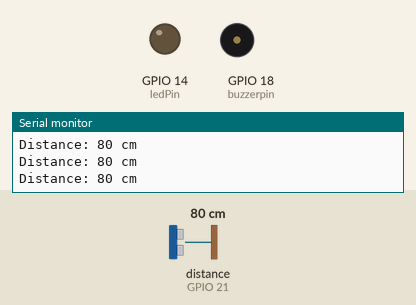
Bench run of a sketch on a simulated ESP32. On the bench: output pins drawn as LEDs (lit = HIGH), buzzer (waves = sounding, pin HIGH), the last lines printed to the serial monitor. Wiring (inferred from the names in the program): ultrasonic range finder: trigger GPIO 22; echo GPIO 21. Dashed ring = blinking. Inputs (shaded band) come from the test bench; at power-on: distance to the obstacle (sensor on GPIO 21) 80 cm. The echo pulse lasts 58.3 µs per cm; WiFi joins after 1.5 s; servers stay silent unless stated; web services answer with replies made up by the test bench; pins used as bus, display or sensor lines are not drawn.

Above: at 3.2 s.
3.3 s: distance to the obstacle (sensor on GPIO 21) set to 55 cm
4.8 s: distance to the obstacle (sensor on GPIO 21) set to 45 cm
At 5.09 s:
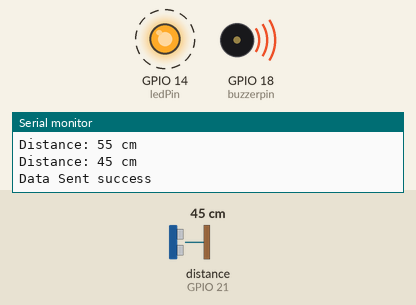
Timing chart, 0 to 13.8 s (numbered marks = the images above; inputs shaded):
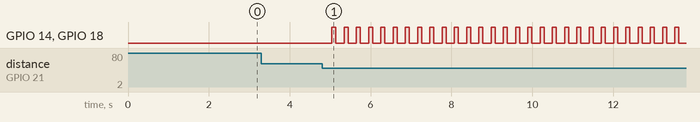

The sketch:

sketch_dec26a_copy_20231226154516.ino
```cpp
#include <Wire.h>
#include <Arduino.h>
#include <HTTPClient.h>
#include <WiFi.h>
#include <MPU6050_tockn.h>

#define echoPin 21
#define trigPin 22
#define buzzerpin 18
#define ledPin 14

const char* ssid = "punyaku";
const char* password = "12345678";
const char* servername = "http://192.168.137.1:8000/?";
const String apiKey = "8124123";
const String phone_number = "+6282233955496";
long duration, distance;

void setup() {
  Serial.begin(9600);
  pinMode(trigPin, OUTPUT);
  pinMode(echoPin, INPUT);
  pinMode(buzzerpin, OUTPUT);
  pinMode(ledPin, OUTPUT);

  WiFi.begin(ssid, password);
  while (WiFi.status() != WL_CONNECTED) {
    delay(1000);
    Serial.println("Connecting");
  }
  String wifiName = WiFi.SSID();
  String localWifiIP = WiFi.localIP().toString();
  Serial.println();
  Serial.println("Connected to " + wifiName);
  Serial.println("Local IP : " + localWifiIP);
}

void loop() {
  digitalWrite(trigPin, LOW);
  delayMicroseconds(2);
  digitalWrite(trigPin, HIGH);
  delayMicroseconds(10);
  digitalWrite(trigPin, LOW);
  duration = pulseIn(echoPin, HIGH);
  distance = duration / 58.2;
  String disp = String(distance);

  Serial.print("Distance: ");
  Serial.print(disp);
  Serial.println(" cm");

  if (distance < 50) {
    for (int i = 0; i < 50; i++) {
      message_to_whatsapp("Someone entered your house!!!");
      perulangan();
    }

    String url = servername;
    url += "&distance=";
    url += String(distance);

    HTTPClient http;
    http.begin(url);
    int httpResponseCode = http.GET();
    if (httpResponseCode == 200) {
      Serial.println("Data Sent success");
    } else {
      Serial.print("Error code :");
      Serial.print(httpResponseCode);
    }
    http.end();
  } else {
    digitalWrite(buzzerpin, LOW);
    digitalWrite(ledPin, LOW);
  }

  delay(100);
}

void perulangan() {
  digitalWrite(buzzerpin, HIGH);
  digitalWrite(ledPin, HIGH);
  delay(100);
  digitalWrite(buzzerpin, LOW);
  digitalWrite(ledPin, LOW);
}

void message_to_whatsapp(String message) {
  String url = "https://api.callmebot.com/whatsapp.php?phone=" + phone_number + "&apikey=" + apiKey + "&text=" + urlencode(message);
  postData(url);
}

void postData(String url) {
  int httpCode;
  HTTPClient http;
  http.begin(url);
  httpCode = http.GET();
  if (httpCode == 200) {
    Serial.println("Data Sent success");
  } else {
    Serial.print("Error code :");
    Serial.print(httpCode);
  }
  http.end();
}

String urlencode(String str) {
  String encodedString = "";
  char c;
  char code0;
  char code1;
  char code2;
  for (int i = 0; i < str.length(); i++) {
    c = str.charAt(i);
    if (c == ' ') {
      encodedString += '+';
    } else if (isalnum(c)) {
      encodedString += c;
    } else {
      code1 = (c & 0xf) + '0';
      if ((c & 0xf) > 9) {
        code1 = (c & 0xf) - 10 + 'A';
      }
      c = (c >> 4) & 0xf;
      code0 = c + '0';
      if (c > 9) {
        code0 = c - 10 + 'A';
      }
      code2 = '\0';
      encodedString += '%';
      encodedString += code0;
      encodedString += code1;
    }
    yield();
  }
  return encodedString;
}
```

Measured:
- the behaviour switches between 50 and 49 cm on distance to the obstacle (sensor on GPIO 21) (found by bisection; images 0 and 1)
- after the input at 4.8 s, GPIO 14 (ledPin), GPIO 18 (buzzerpin): alternates HIGH for 0.10 s and LOW for 0.20 s, starting after 0.24 s
